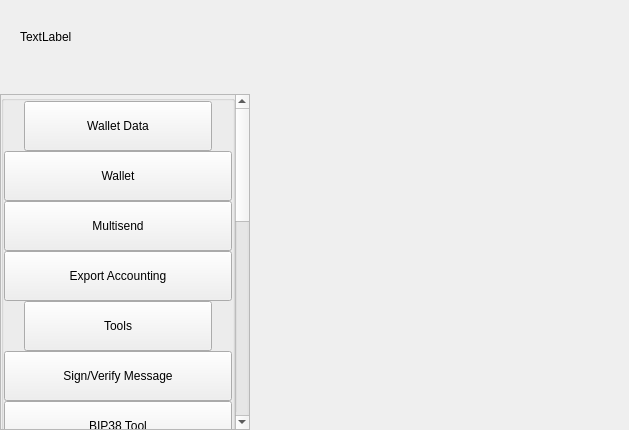
<?xml version="1.0" encoding="UTF-8"?>
<ui version="4.0">
 <class>SettingsWidget</class>
 <widget class="QWidget" name="SettingsWidget">
  <property name="geometry">
   <rect>
    <x>0</x>
    <y>0</y>
    <width>629</width>
    <height>430</height>
   </rect>
  </property>
  <property name="windowTitle">
   <string>Form</string>
  </property>
  <layout class="QHBoxLayout" name="horizontalLayout" stretch="1,2">
   <property name="spacing">
    <number>0</number>
   </property>
   <property name="leftMargin">
    <number>0</number>
   </property>
   <property name="topMargin">
    <number>0</number>
   </property>
   <property name="rightMargin">
    <number>0</number>
   </property>
   <property name="bottomMargin">
    <number>0</number>
   </property>
   <item>
    <widget class="QWidget" name="left" native="true">
     <property name="minimumSize">
      <size>
       <width>250</width>
       <height>0</height>
      </size>
     </property>
     <layout class="QVBoxLayout" name="verticalLayout">
      <property name="leftMargin">
       <number>0</number>
      </property>
      <property name="topMargin">
       <number>0</number>
      </property>
      <property name="rightMargin">
       <number>0</number>
      </property>
      <property name="bottomMargin">
       <number>0</number>
      </property>
      <item>
       <layout class="QVBoxLayout" name="verticalLayout_1">
        <property name="spacing">
         <number>0</number>
        </property>
        <item>
         <layout class="QHBoxLayout" name="horizontalLayout_1">
          <property name="spacing">
           <number>0</number>
          </property>
          <property name="leftMargin">
           <number>20</number>
          </property>
          <property name="rightMargin">
           <number>20</number>
          </property>
          <item>
           <widget class="QLabel" name="labelTitle">
            <property name="text">
             <string>TextLabel</string>
            </property>
           </widget>
          </item>
          <item>
           <spacer name="horizontalSpacer">
            <property name="orientation">
             <enum>Qt::Horizontal</enum>
            </property>
            <property name="sizeHint" stdset="0">
             <size>
              <width>40</width>
              <height>20</height>
             </size>
            </property>
           </spacer>
          </item>
         </layout>
        </item>
        <item>
         <spacer name="verticalSpacer_2">
          <property name="orientation">
           <enum>Qt::Vertical</enum>
          </property>
          <property name="sizeType">
           <enum>QSizePolicy::Fixed</enum>
          </property>
          <property name="sizeHint" stdset="0">
           <size>
            <width>20</width>
            <height>20</height>
           </size>
          </property>
         </spacer>
        </item>
        <item>
         <layout class="QVBoxLayout" name="verticalLayout_2">
          <item>
           <widget class="QScrollArea" name="scrollArea">
            <property name="sizePolicy">
             <sizepolicy hsizetype="Expanding" vsizetype="Minimum">
              <horstretch>0</horstretch>
              <verstretch>0</verstretch>
             </sizepolicy>
            </property>
            <property name="styleSheet">
             <string notr="true"/>
            </property>
            <property name="horizontalScrollBarPolicy">
             <enum>Qt::ScrollBarAlwaysOff</enum>
            </property>
            <property name="sizeAdjustPolicy">
             <enum>QAbstractScrollArea::AdjustIgnored</enum>
            </property>
            <property name="widgetResizable">
             <bool>true</bool>
            </property>
            <property name="alignment">
             <set>Qt::AlignLeading|Qt::AlignLeft|Qt::AlignTop</set>
            </property>
            <widget class="QWidget" name="scrollAreaWidgetContents">
             <property name="geometry">
              <rect>
               <x>0</x>
               <y>0</y>
               <width>230</width>
               <height>887</height>
              </rect>
             </property>
             <property name="sizePolicy">
              <sizepolicy hsizetype="Preferred" vsizetype="Minimum">
               <horstretch>0</horstretch>
               <verstretch>0</verstretch>
              </sizepolicy>
             </property>
             <property name="autoFillBackground">
              <bool>true</bool>
             </property>
             <layout class="QVBoxLayout" name="verticalLayout_3">
              <property name="spacing">
               <number>0</number>
              </property>
              <property name="sizeConstraint">
               <enum>QLayout::SetDefaultConstraint</enum>
              </property>
              <property name="leftMargin">
               <number>0</number>
              </property>
              <property name="topMargin">
               <number>0</number>
              </property>
              <property name="rightMargin">
               <number>0</number>
              </property>
              <property name="bottomMargin">
               <number>0</number>
              </property>
              <item>
               <layout class="QVBoxLayout" name="verticalLayout_4">
                <item>
                 <widget class="QGroupBox" name="groupBox">
                  <property name="sizePolicy">
                   <sizepolicy hsizetype="Preferred" vsizetype="Minimum">
                    <horstretch>0</horstretch>
                    <verstretch>0</verstretch>
                   </sizepolicy>
                  </property>
                  <property name="title">
                   <string/>
                  </property>
                  <layout class="QVBoxLayout" name="verticalLayout_5">
                   <property name="spacing">
                    <number>0</number>
                   </property>
                   <property name="leftMargin">
                    <number>0</number>
                   </property>
                   <property name="topMargin">
                    <number>0</number>
                   </property>
                   <property name="rightMargin">
                    <number>0</number>
                   </property>
                   <property name="bottomMargin">
                    <number>0</number>
                   </property>
                   <item>
                    <layout class="QHBoxLayout" name="horizontalLayout_2">
                     <property name="spacing">
                      <number>0</number>
                     </property>
                     <property name="leftMargin">
                      <number>20</number>
                     </property>
                     <property name="rightMargin">
                      <number>20</number>
                     </property>
                     <item alignment="Qt::AlignTop">
                      <widget class="QPushButton" name="pushButtonFile">
                       <property name="minimumSize">
                        <size>
                         <width>0</width>
                         <height>50</height>
                        </size>
                       </property>
                       <property name="maximumSize">
                        <size>
                         <width>16777215</width>
                         <height>50</height>
                        </size>
                       </property>
                       <property name="text">
                        <string>Wallet Data</string>
                       </property>
                       <property name="checkable">
                        <bool>true</bool>
                       </property>
                       <property name="autoExclusive">
                        <bool>false</bool>
                       </property>
                      </widget>
                     </item>
                    </layout>
                   </item>
                   <item>
                    <widget class="QWidget" name="fileButtonsWidget" native="true">
                     <layout class="QVBoxLayout" name="verticalLayout_6">
                      <property name="spacing">
                       <number>0</number>
                      </property>
                      <property name="leftMargin">
                       <number>0</number>
                      </property>
                      <property name="topMargin">
                       <number>0</number>
                      </property>
                      <property name="rightMargin">
                       <number>0</number>
                      </property>
                      <property name="bottomMargin">
                       <number>0</number>
                      </property>
                      <item>
                       <widget class="QPushButton" name="pushButtonFile2">
                        <property name="minimumSize">
                         <size>
                          <width>0</width>
                          <height>50</height>
                         </size>
                        </property>
                        <property name="maximumSize">
                         <size>
                          <width>16777215</width>
                          <height>50</height>
                         </size>
                        </property>
                        <property name="text">
                         <string>Wallet</string>
                        </property>
                        <property name="checkable">
                         <bool>true</bool>
                        </property>
                        <property name="autoExclusive">
                         <bool>false</bool>
                        </property>
                       </widget>
                      </item>
                      <item>
                       <widget class="QPushButton" name="pushButtonFile3">
                        <property name="minimumSize">
                         <size>
                          <width>0</width>
                          <height>50</height>
                         </size>
                        </property>
                        <property name="maximumSize">
                         <size>
                          <width>16777215</width>
                          <height>50</height>
                         </size>
                        </property>
                        <property name="text">
                         <string>Multisend</string>
                        </property>
                        <property name="checkable">
                         <bool>true</bool>
                        </property>
                        <property name="autoExclusive">
                         <bool>false</bool>
                        </property>
                       </widget>
                      </item>
                      <item>
                       <widget class="QPushButton" name="pushButtonExportCsv">
                        <property name="minimumSize">
                         <size>
                          <width>0</width>
                          <height>50</height>
                         </size>
                        </property>
                        <property name="maximumSize">
                         <size>
                          <width>16777215</width>
                          <height>50</height>
                         </size>
                        </property>
                        <property name="focusPolicy">
                         <enum>Qt::NoFocus</enum>
                        </property>
                        <property name="text">
                         <string>Export Accounting</string>
                        </property>
                        <property name="checkable">
                         <bool>true</bool>
                        </property>
                        <property name="autoExclusive">
                         <bool>false</bool>
                        </property>
                       </widget>
                      </item>
                     </layout>
                    </widget>
                   </item>
                   <item>
                    <layout class="QHBoxLayout" name="horizontalLayout_3">
                     <property name="spacing">
                      <number>0</number>
                     </property>
                     <property name="leftMargin">
                      <number>20</number>
                     </property>
                     <property name="rightMargin">
                      <number>20</number>
                     </property>
                     <item alignment="Qt::AlignTop">
                      <widget class="QPushButton" name="pushButtonConfiguration">
                       <property name="minimumSize">
                        <size>
                         <width>0</width>
                         <height>50</height>
                        </size>
                       </property>
                       <property name="maximumSize">
                        <size>
                         <width>16777215</width>
                         <height>50</height>
                        </size>
                       </property>
                       <property name="text">
                        <string>Tools</string>
                       </property>
                       <property name="checkable">
                        <bool>true</bool>
                       </property>
                       <property name="autoExclusive">
                        <bool>false</bool>
                       </property>
                      </widget>
                     </item>
                    </layout>
                   </item>
                   <item>
                    <widget class="QWidget" name="configurationButtonsWidget" native="true">
                     <layout class="QVBoxLayout" name="verticalLayout_7">
                      <property name="spacing">
                       <number>0</number>
                      </property>
                      <property name="leftMargin">
                       <number>0</number>
                      </property>
                      <property name="topMargin">
                       <number>0</number>
                      </property>
                      <property name="rightMargin">
                       <number>0</number>
                      </property>
                      <property name="bottomMargin">
                       <number>0</number>
                      </property>
                      <item>
                       <widget class="QPushButton" name="pushButtonConfiguration4">
                        <property name="minimumSize">
                         <size>
                          <width>0</width>
                          <height>50</height>
                         </size>
                        </property>
                        <property name="maximumSize">
                         <size>
                          <width>16777215</width>
                          <height>50</height>
                         </size>
                        </property>
                        <property name="text">
                         <string>Sign/Verify Message</string>
                        </property>
                        <property name="checkable">
                         <bool>true</bool>
                        </property>
                        <property name="autoExclusive">
                         <bool>false</bool>
                        </property>
                       </widget>
                      </item>
                      <item>
                       <widget class="QPushButton" name="pushButtonConfiguration3">
                        <property name="minimumSize">
                         <size>
                          <width>0</width>
                          <height>50</height>
                         </size>
                        </property>
                        <property name="maximumSize">
                         <size>
                          <width>16777215</width>
                          <height>50</height>
                         </size>
                        </property>
                        <property name="text">
                         <string>BIP38 Tool</string>
                        </property>
                        <property name="checkable">
                         <bool>true</bool>
                        </property>
                        <property name="autoExclusive">
                         <bool>false</bool>
                        </property>
                       </widget>
                      </item>
                     </layout>
                    </widget>
                   </item>
                   <item>
                    <layout class="QHBoxLayout" name="horizontalLayout_4">
                     <property name="spacing">
                      <number>0</number>
                     </property>
                     <property name="leftMargin">
                      <number>20</number>
                     </property>
                     <property name="rightMargin">
                      <number>20</number>
                     </property>
                     <item alignment="Qt::AlignTop">
                      <widget class="QPushButton" name="pushButtonOptions">
                       <property name="minimumSize">
                        <size>
                         <width>0</width>
                         <height>50</height>
                        </size>
                       </property>
                       <property name="maximumSize">
                        <size>
                         <width>16777215</width>
                         <height>50</height>
                        </size>
                       </property>
                       <property name="text">
                        <string>Options</string>
                       </property>
                       <property name="checkable">
                        <bool>true</bool>
                       </property>
                       <property name="autoExclusive">
                        <bool>false</bool>
                       </property>
                      </widget>
                     </item>
                    </layout>
                   </item>
                   <item>
                    <widget class="QWidget" name="optionsButtonsWidget" native="true">
                     <layout class="QVBoxLayout" name="verticalLayout_8">
                      <property name="spacing">
                       <number>0</number>
                      </property>
                      <property name="leftMargin">
                       <number>0</number>
                      </property>
                      <property name="topMargin">
                       <number>0</number>
                      </property>
                      <property name="rightMargin">
                       <number>0</number>
                      </property>
                      <property name="bottomMargin">
                       <number>0</number>
                      </property>
                      <item>
                       <widget class="QPushButton" name="pushButtonOptions1">
                        <property name="minimumSize">
                         <size>
                          <width>0</width>
                          <height>50</height>
                         </size>
                        </property>
                        <property name="maximumSize">
                         <size>
                          <width>16777215</width>
                          <height>50</height>
                         </size>
                        </property>
                        <property name="text">
                         <string>Main</string>
                        </property>
                        <property name="checkable">
                         <bool>true</bool>
                        </property>
                        <property name="checked">
                         <bool>false</bool>
                        </property>
                        <property name="autoExclusive">
                         <bool>false</bool>
                        </property>
                       </widget>
                      </item>
                      <item>
                       <widget class="QPushButton" name="pushButtonOptions2">
                        <property name="minimumSize">
                         <size>
                          <width>0</width>
                          <height>50</height>
                         </size>
                        </property>
                        <property name="maximumSize">
                         <size>
                          <width>16777215</width>
                          <height>50</height>
                         </size>
                        </property>
                        <property name="text">
                         <string>Wallet</string>
                        </property>
                        <property name="checkable">
                         <bool>true</bool>
                        </property>
                        <property name="autoExclusive">
                         <bool>false</bool>
                        </property>
                       </widget>
                      </item>
                      <item>
                       <widget class="QPushButton" name="pushButtonOptions5">
                        <property name="minimumSize">
                         <size>
                          <width>0</width>
                          <height>50</height>
                         </size>
                        </property>
                        <property name="maximumSize">
                         <size>
                          <width>16777215</width>
                          <height>50</height>
                         </size>
                        </property>
                        <property name="text">
                         <string>Display</string>
                        </property>
                        <property name="checkable">
                         <bool>true</bool>
                        </property>
                        <property name="autoExclusive">
                         <bool>false</bool>
                        </property>
                       </widget>
                      </item>
                     </layout>
                    </widget>
                   </item>
                   <item>
                    <layout class="QHBoxLayout" name="horizontalTools">
                     <property name="spacing">
                      <number>0</number>
                     </property>
                     <property name="leftMargin">
                      <number>20</number>
                     </property>
                     <property name="rightMargin">
                      <number>20</number>
                     </property>
                     <item alignment="Qt::AlignTop">
                      <widget class="QPushButton" name="pushButtonTools">
                       <property name="minimumSize">
                        <size>
                         <width>0</width>
                         <height>50</height>
                        </size>
                       </property>
                       <property name="maximumSize">
                        <size>
                         <width>16777215</width>
                         <height>50</height>
                        </size>
                       </property>
                       <property name="text">
                        <string>Debug</string>
                       </property>
                       <property name="checkable">
                        <bool>true</bool>
                       </property>
                       <property name="autoExclusive">
                        <bool>false</bool>
                       </property>
                      </widget>
                     </item>
                    </layout>
                   </item>
                   <item>
                    <widget class="QWidget" name="toolsButtonsWidget" native="true">
                     <layout class="QVBoxLayout" name="verticalTools_11">
                      <property name="spacing">
                       <number>0</number>
                      </property>
                      <property name="leftMargin">
                       <number>0</number>
                      </property>
                      <property name="topMargin">
                       <number>0</number>
                      </property>
                      <property name="rightMargin">
                       <number>0</number>
                      </property>
                      <property name="bottomMargin">
                       <number>0</number>
                      </property>
                      <item>
                       <widget class="QPushButton" name="pushButtonTools1">
                        <property name="minimumSize">
                         <size>
                          <width>0</width>
                          <height>50</height>
                         </size>
                        </property>
                        <property name="maximumSize">
                         <size>
                          <width>16777215</width>
                          <height>50</height>
                         </size>
                        </property>
                        <property name="text">
                         <string>Information</string>
                        </property>
                        <property name="checkable">
                         <bool>true</bool>
                        </property>
                        <property name="checked">
                         <bool>false</bool>
                        </property>
                        <property name="autoExclusive">
                         <bool>false</bool>
                        </property>
                       </widget>
                      </item>
                      <item>
                       <widget class="QPushButton" name="pushButtonTools2">
                        <property name="minimumSize">
                         <size>
                          <width>0</width>
                          <height>50</height>
                         </size>
                        </property>
                        <property name="maximumSize">
                         <size>
                          <width>16777215</width>
                          <height>50</height>
                         </size>
                        </property>
                        <property name="text">
                         <string>Console</string>
                        </property>
                        <property name="checkable">
                         <bool>true</bool>
                        </property>
                        <property name="autoExclusive">
                         <bool>false</bool>
                        </property>
                       </widget>
                      </item>
                      <item>
                       <widget class="QPushButton" name="pushButtonTools5">
                        <property name="minimumSize">
                         <size>
                          <width>0</width>
                          <height>50</height>
                         </size>
                        </property>
                        <property name="maximumSize">
                         <size>
                          <width>16777215</width>
                          <height>50</height>
                         </size>
                        </property>
                        <property name="text">
                         <string>Wallet Repair</string>
                        </property>
                        <property name="checkable">
                         <bool>true</bool>
                        </property>
                        <property name="autoExclusive">
                         <bool>false</bool>
                        </property>
                       </widget>
                      </item>
                     </layout>
                    </widget>
                   </item>
                   <item>
                    <layout class="QHBoxLayout" name="horizontalHelp">
                     <property name="spacing">
                      <number>0</number>
                     </property>
                     <property name="leftMargin">
                      <number>20</number>
                     </property>
                     <property name="rightMargin">
                      <number>20</number>
                     </property>
                     <item alignment="Qt::AlignTop">
                      <widget class="QPushButton" name="pushButtonHelp">
                       <property name="minimumSize">
                        <size>
                         <width>0</width>
                         <height>50</height>
                        </size>
                       </property>
                       <property name="maximumSize">
                        <size>
                         <width>16777215</width>
                         <height>50</height>
                        </size>
                       </property>
                       <property name="text">
                        <string>Help</string>
                       </property>
                       <property name="checkable">
                        <bool>true</bool>
                       </property>
                       <property name="autoExclusive">
                        <bool>false</bool>
                       </property>
                      </widget>
                     </item>
                    </layout>
                   </item>
                   <item>
                    <widget class="QWidget" name="helpButtonsWidget" native="true">
                     <layout class="QVBoxLayout" name="verticalHelp">
                      <property name="spacing">
                       <number>0</number>
                      </property>
                      <property name="leftMargin">
                       <number>0</number>
                      </property>
                      <property name="topMargin">
                       <number>0</number>
                      </property>
                      <property name="rightMargin">
                       <number>0</number>
                      </property>
                      <property name="bottomMargin">
                       <number>0</number>
                      </property>
                      <item>
                       <widget class="QPushButton" name="pushButtonHelp1">
                        <property name="minimumSize">
                         <size>
                          <width>0</width>
                          <height>50</height>
                         </size>
                        </property>
                        <property name="maximumSize">
                         <size>
                          <width>16777215</width>
                          <height>50</height>
                         </size>
                        </property>
                        <property name="text">
                         <string>FAQ</string>
                        </property>
                        <property name="checkable">
                         <bool>false</bool>
                        </property>
                        <property name="checked">
                         <bool>false</bool>
                        </property>
                        <property name="autoExclusive">
                         <bool>false</bool>
                        </property>
                       </widget>
                      </item>
                      <item>
                       <widget class="QPushButton" name="pushButtonHelp2">
                        <property name="minimumSize">
                         <size>
                          <width>0</width>
                          <height>50</height>
                         </size>
                        </property>
                        <property name="maximumSize">
                         <size>
                          <width>16777215</width>
                          <height>50</height>
                         </size>
                        </property>
                        <property name="text">
                         <string>About Parara</string>
                        </property>
                        <property name="checkable">
                         <bool>false</bool>
                        </property>
                        <property name="autoExclusive">
                         <bool>false</bool>
                        </property>
                       </widget>
                      </item>
                     </layout>
                    </widget>
                   </item>
                  </layout>
                 </widget>
                </item>
               </layout>
              </item>
             </layout>
            </widget>
           </widget>
          </item>
         </layout>
        </item>
       </layout>
      </item>
     </layout>
    </widget>
   </item>
   <item>
    <widget class="QWidget" name="right" native="true">
     <layout class="QVBoxLayout" name="verticalLayout_9">
      <property name="leftMargin">
       <number>0</number>
      </property>
      <property name="topMargin">
       <number>0</number>
      </property>
      <property name="rightMargin">
       <number>0</number>
      </property>
      <property name="bottomMargin">
       <number>0</number>
      </property>
      <item>
       <layout class="QVBoxLayout" name="verticalLayout_10">
        <property name="spacing">
         <number>6</number>
        </property>
        <item>
         <layout class="QVBoxLayout" name="verticalLayout_11">
          <item>
           <widget class="QStackedWidget" name="stackedWidgetContainer"/>
          </item>
         </layout>
        </item>
       </layout>
      </item>
     </layout>
    </widget>
   </item>
  </layout>
 </widget>
 <resources/>
 <connections/>
</ui>
